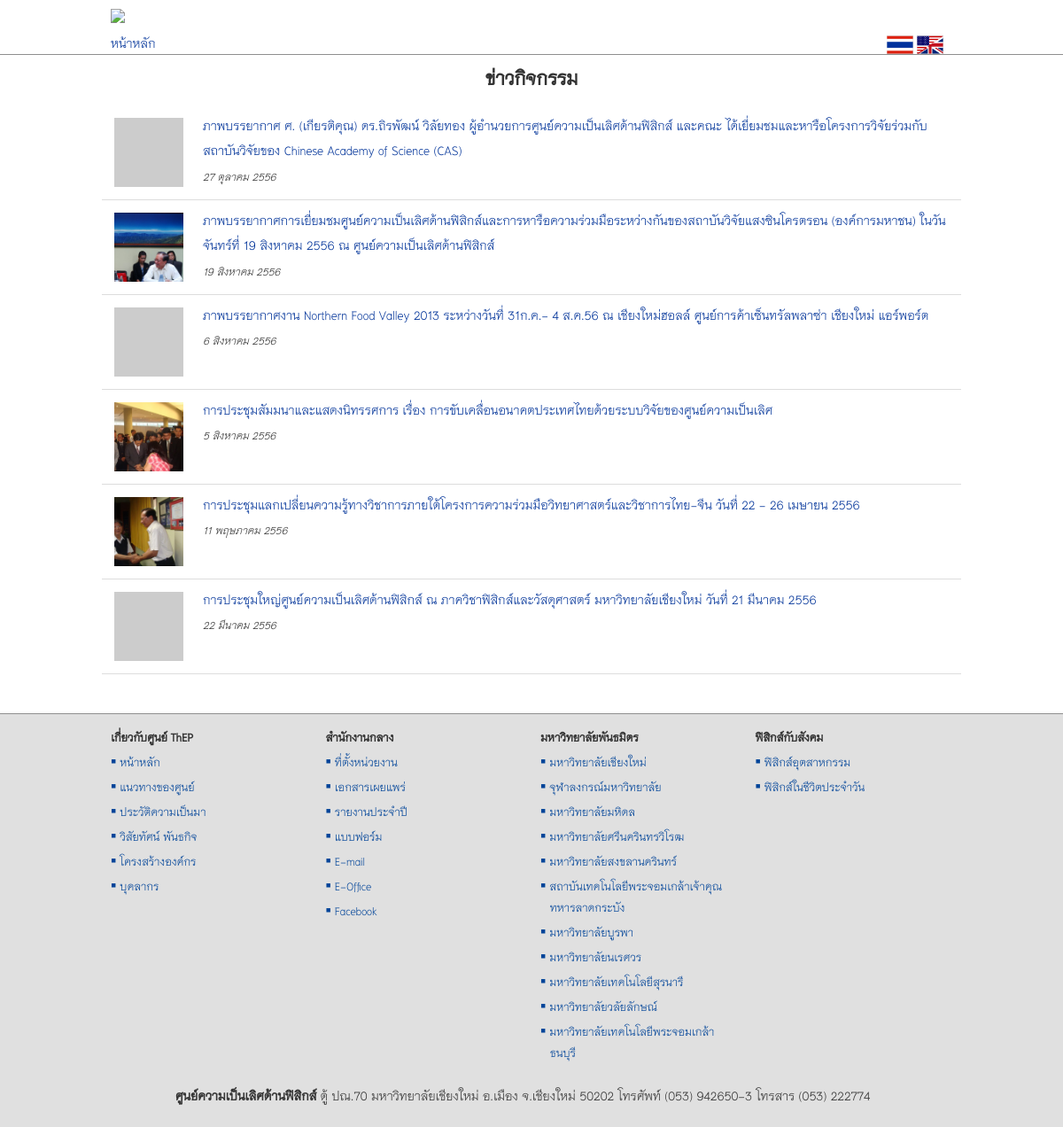
Page /views/activity-news.php on the earlier database version.
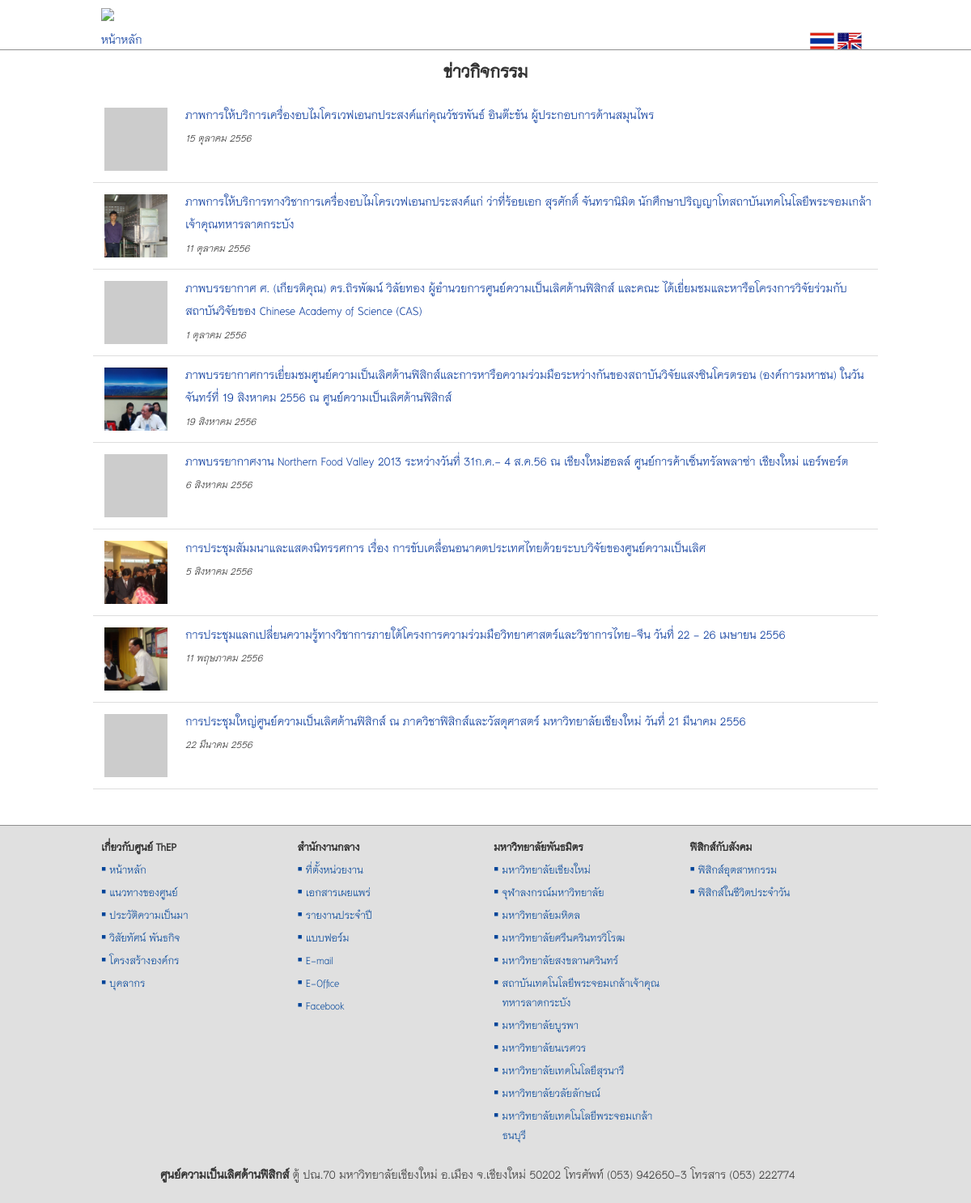
Same page on the later database version.
### tables this page shows
CREATE TABLE `tb_news` (
  `id` int(11) NOT NULL auto_increment,
  `type` varchar(255) NOT NULL,
  `title` varchar(255) NOT NULL,
  `title_en` varchar(255) NOT NULL,
  `date` varchar(255) NOT NULL,
  `featured_img` varchar(255) NOT NULL,
  `content_short` text NOT NULL,
  `content_short_en` text NOT NULL,
  `content_long` text NOT NULL,
  `content_long_en` text NOT NULL,
  `new` char(1) NOT NULL,
  `picture` varchar(255) NOT NULL,
  `gallery_id` varchar(255) NOT NULL,
  `modified` varchar(255) NOT NULL,
  PRIMARY KEY  (`id`)
);

### src/views/activity-news.php (the view, shortened to what the changed rows need)
<?php
require_once '../system/system.php';
?>
<link rel="stylesheet" href="<?php plugins('lightbox2.6/lightbox/css/lightbox.css'); ?>">
<link href="../plugins/jqueryui/jquery-ui-1.10.3/themes/base/jquery-ui.css" rel="stylesheet" />
</head>
<body>
    <div class="container">
        <div class="row"  id="show-news">
            <?php
            if ($_GET['news_id']) {
                $news_id = $_GET['news_id'];
                $sql = "SELECT * FROM tb_news WHERE id = $news_id;";
                $result = mysql_query($sql);
                $n = mysql_fetch_array($result);
                ?>
                <div class="col-sm-9 col-md-9">
                    <?php
                    $admin_txt = '
                    <p><a id="edit-news" style="cursor: pointer; font-weight: bold;"><span class="glyphicon glyphicon-wrench"></span> Edit</a></p>
                    <script>
                        $(function() {
                            $("#edit-news").click(function() {
                                $(document).ajaxStart(function() {
                                    $("#show-news").html("<div class=\"span12 text-center\" ><img src=\"../images/demo_wait.gif\"></div>");
                                });
                                $.get("' . controller('edit-activity-news') . '", {edit_news: "' . $n['id'] . '"},
                                function(data) {
                                    $("#show-news").html(data);
                                }
                                );
                            });
                        });
                    </script>
                            ';
                    admin($admin_txt);
                    echo '
            <div id="news-' . $n['id'] . '">
                <h2>' . htmlspecialchars_decode($n['title']) . '</h2>
                <p class="fg-color-green"><small><em>' . thai_date($n['date']) . '</small></em></p>
                ' . htmlspecialchars_decode($n['content_long']) . '
            </div>';
                    ?>
                    <p>&nbsp;</p>
                    <div>
                        <div class="image-set">
                            <?php
                            $sql_p = "SELECT * FROM tb_picture WHERE gallery_id = {$n['gallery_id']};";
                            $result_p = mysql_query($sql_p);
                            if (!empty($result_p)) {
                                $no_p = mysql_num_rows($result_p);
                                $i = 0;
                                while ($p = mysql_fetch_array($result_p)) {
                                    $i++;
                                    echo '
                    <a class="pic-link" href="../img/picture/' . $p['name'] . '" data-lightbox="gal-' . $n['gallery_id'] . '" title="' . $p['caption'] . '">
                        <img class="example-image" src="../images/pixel-vfl3z5WfW.gif" alt="image ' . $i . ' 0f ' . $no_p . ' thumb"
                            style="vertical-align: middle;
                            background: no-repeat white url(../img/picture/' . $p['name'] . ') -50px 0;
                            background-size: 240px auto;
                            width: 160px;
                            height: 160px;">
                    </a>
                        ';
                                }
                                ?>
                            </div>
                            <p>จำนวนทั้งหมด <?php echo $no_p; ?> ภาพ</p>
                        <?php }    ?>
                        <p>&nbsp;</p>
                        <p><a href="home.php">กลับหน้าหลัก</a> | <a href="activity-news.php">ไปหน้าข่าวกิจกรรม</a></p>
                    </div>
                </div>
                <div class="col-sm-3 col-md-3">
                    <h3 class="text-center">ข่าวกิจกรรมย้อนหลัง</h3>
                    <?php
                    $sql_etc = "SELECT * FROM tb_news
                        WHERE type = 'activity'
                        ORDER BY date DESC
                        LIMIT 4;";
                    $re_etc = mysql_query($sql_etc);
                    while ($etc = mysql_fetch_array($re_etc)) {
                        echo '
                    <p><a href="' . $etc['type'] . '-news.php?news_id=' . $etc['id'] . '">' . htmlspecialchars_decode($etc['title']) . '</a></p>
                    <hr>
                    ';
                    }
                    ?>
                    <a class="all-title" href="activity-news.php"><em>หัวข้อข่าวทั้งหมด</em></a>
                </div>
                <?php
            } else {
                ?>
                <h2 class="text-center">ข่าวกิจกรรม</h2>
                <?php
                $sql_act = "SELECT * FROM tb_news
                WHERE type = 'activity'
                ORDER BY date DESC;
            ";
                $re_act = mysql_query($sql_act);
                ?>
                <table class="table">
                    <?php
                    if (!empty($re_act)) {
                        while ($a = mysql_fetch_array($re_act)) {
                            echo '
                                <tr>
                                    <td><a href="activity-news.php?news_id=' . $a['id'] . '">
                                            <img class="example-image" src="../images/pixel-vfl3z5WfW.gif" alt="image ' . $i . ' 0f ' . $no_p . ' thumb"
                                                style="vertical-align: middle;
                                                background:no-repeat #ccc url(' . $a['featured_img'] . ') -40px 0;
                                                background-size: 132px auto;
                                                width: 86px;
                                                height: 86px;">
                                        </a>
                                    </td>
                                    <td><a href="activity-news.php?news_id=' . $a['id'] . '">' . $a['title'] . '</a><br>
                                        <small><em>' . thai_date($a['date']) . '</em></small></td>
                                </tr>
                                    ';
                        }
                    } else {
                        echo '<tr><td>ขออภัยไม่พบข้อมูล</td></tr>';
                    }
                    ?>
                </table>
                <?php
            }
            ?>
        </div>
    </div>
</body>
</html>

Differences in the rows shown:
added tb_news: title "ภาพการให้บริการเครื่องอบไมโครเวฟเอนกประสงค์แก่คุณวัชรพันธ์ อินต๊ะขัน ผู้ประกอบการด้านสมุนไพร", date "15 ตุลาคม 2556"
added tb_news: title "ภาพการให้บริการทางวิชาการเครื่องอบไมโครเวฟเอนกประสงค์แก่ ว่าที่ร้อยเอก สุรศักดิ์ จันทรานิมิต นักศึกษาปริญญาโทสถาบันเทคโนโลยีพระจอมเกล้าเจ้าคุณทหารลาดกระบัง", date "11 ตุลาคม 2556"
changed tb_news: date "27 ตุลาคม 2556" → "1 ตุลาคม 2556"
